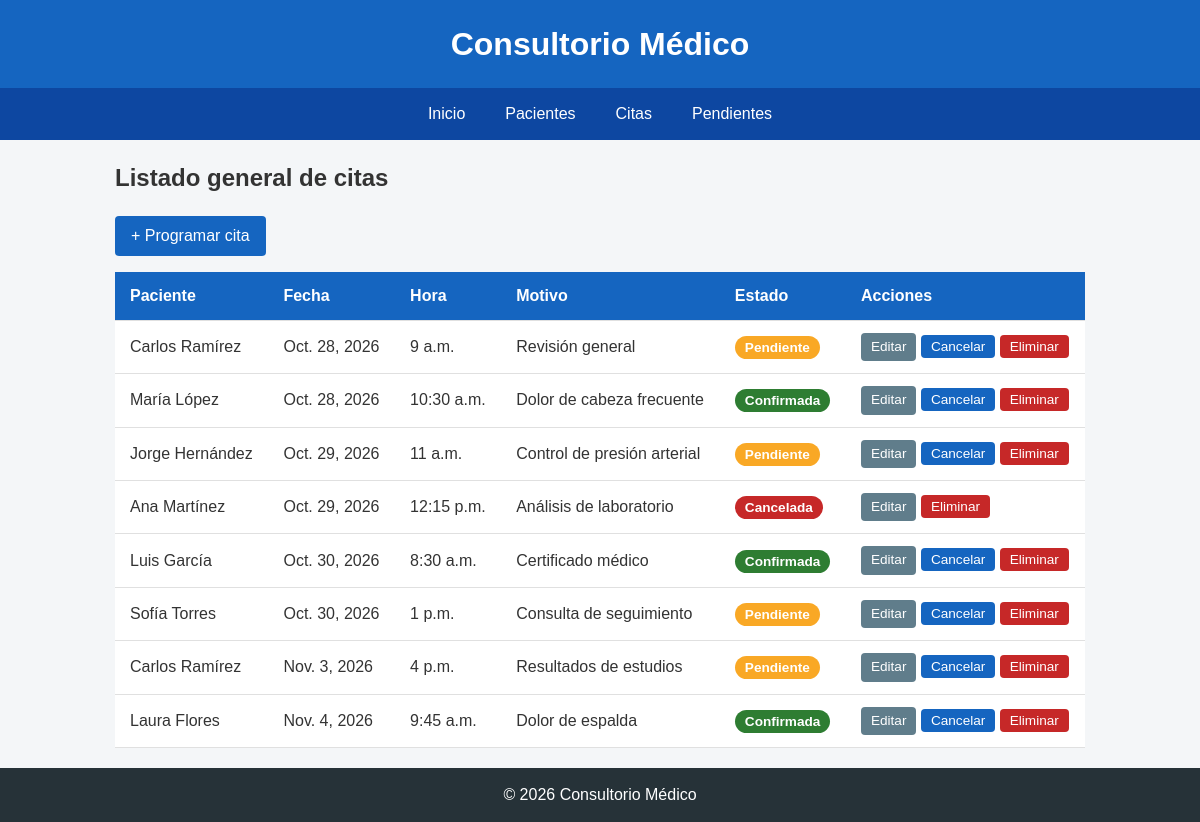
The page /citas/ on the database as committed earlier.
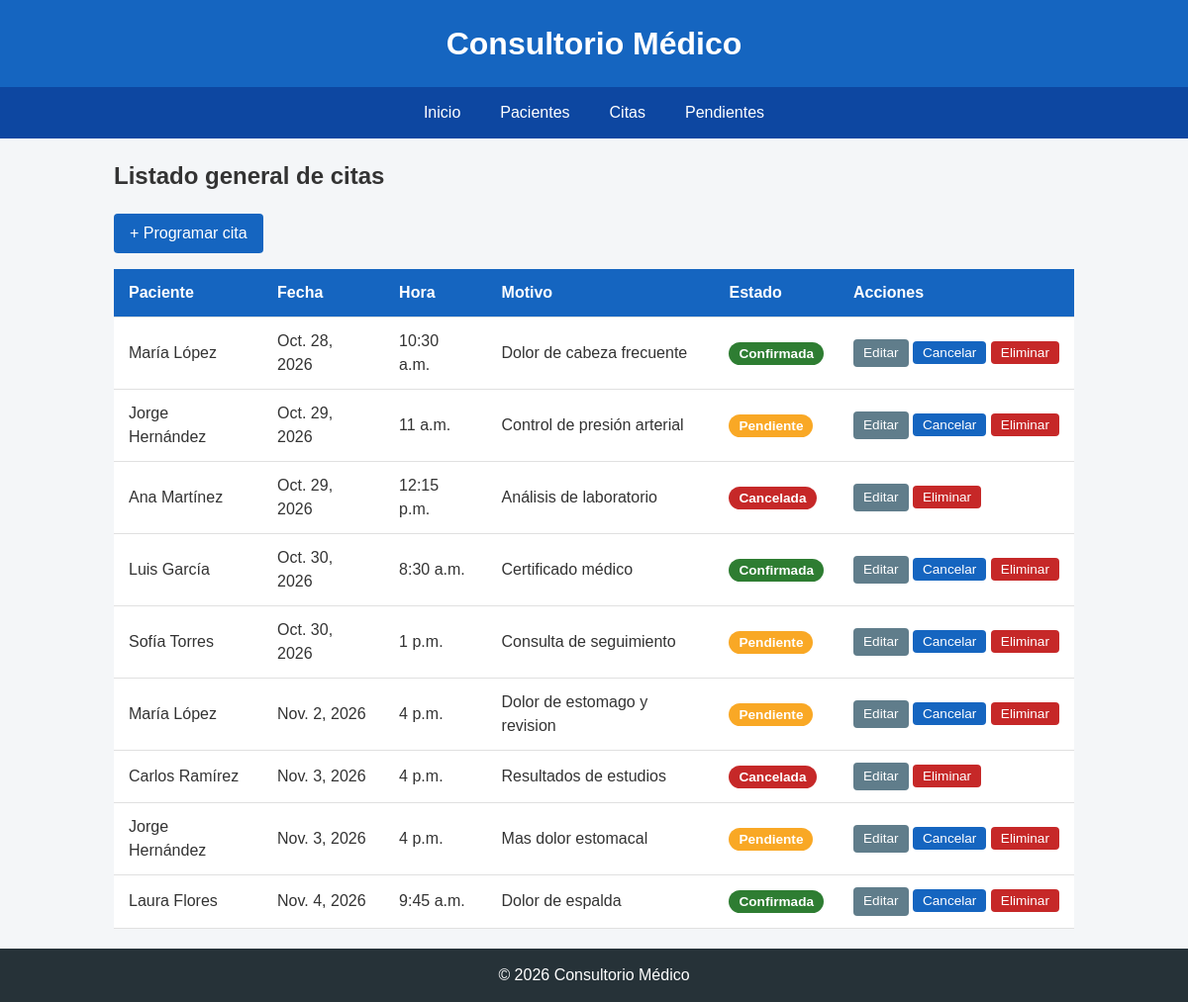
The same page on the database as committed later.
### citas/models.py (models this page shows, shortened)
class Cita(models.Model):
    ESTADOS = [
        ('Pendiente', 'Pendiente'),
        ('Confirmada', 'Confirmada'),
        ('Cancelada', 'Cancelada'),
    ]
    paciente = models.ForeignKey(Paciente, on_delete=models.CASCADE)
    fecha = models.DateField()
    hora = models.TimeField()
    motivo = models.CharField(max_length=200)
    estado = models.CharField(max_length=20, choices=ESTADOS, default='Pendiente')

class Paciente(models.Model):
    nombre = models.CharField(max_length=100)
    apellido = models.CharField(max_length=100)
    edad = models.IntegerField()
    telefono = models.CharField(max_length=20)
    correo = models.EmailField()
    def __str__(self):
        return f"{self.nombre} {self.apellido}"

### citas/views.py (the view)
# urls.py: path('citas/', views.lista_citas, name='lista_citas'),
def lista_citas(request):
    citas = Cita.objects.select_related('paciente').order_by('fecha', 'hora')
    return render(request, 'citas/lista_citas.html', {'citas': citas})

### citas/templates/citas/lista_citas.html (shortened to what this page needs)
{% extends 'citas/base.html' %}
{% block contenido %}
    <h2>Listado general de citas</h2>
    <p><a href="{% url 'nueva_cita' %}" class="boton">+ Programar cita</a></p>
    <div class="tabla-contenedor">
        <table>
            <thead>
                <tr>
                    <th>Paciente</th>
                    <th>Fecha</th>
                    <th>Hora</th>
                    <th>Motivo</th>
                    <th>Estado</th>
                    <th>Acciones</th>
                </tr>
            </thead>
            <tbody>
                {% for cita in citas %}
                <tr>
                    <td>{{ cita.paciente }}</td>
                    <td>{{ cita.fecha }}</td>
                    <td>{{ cita.hora }}</td>
                    <td>{{ cita.motivo }}</td>
                    <td><span class="estado {{ cita.estado|lower }}">{{ cita.estado }}</span></td>
                    <td class="acciones">
                        <a href="{% url 'editar_cita' cita.id %}" class="boton secundario">Editar</a>
                        {% if cita.estado != 'Cancelada' %}
                        <form method="post" action="{% url 'cancelar_cita' cita.id %}">
                            <button type="submit" class="boton">Cancelar</button>
                        </form>
                        {% endif %}
                        <form method="post" action="{% url 'eliminar_cita' cita.id %}"
                              onsubmit="return confirm('¿Eliminar esta cita definitivamente?');">
                            <button type="submit" class="boton peligro">Eliminar</button>
                        </form>
                    </td>
                </tr>
                {% empty %}
                <tr>
                    <td colspan="6">No hay citas registradas.</td>
                </tr>
                {% endfor %}
            </tbody>
        </table>
    </div>
{% endblock %}

### citas/templates/citas/base.html (shortened to what this page needs)
{% load static %}
<!DOCTYPE html>
<html lang="es">
<head>
    <link rel="stylesheet" href="{% static 'citas/estilos.css' %}">
</head>
<body>
    <header>
        <h1>Consultorio Médico</h1>
    </header>
    <nav>
        <a href="{% url 'inicio' %}">Inicio</a>
        <a href="{% url 'lista_pacientes' %}">Pacientes</a>
        <a href="{% url 'lista_citas' %}">Citas</a>
        <a href="{% url 'citas_pendientes' %}">Pendientes</a>
    </nav>
    <main>
        {% block contenido %}{% endblock %}
    </main>
    <footer>
        <p>&copy; 2026 Consultorio Médico</p>
    </footer>
</body>
</html>

### citas/static/citas/estilos.css (style rules this page uses)
* { box-sizing: border-box; }
body { margin: 0; font-family: Arial, sans-serif; background-color: #f4f6f8; color: #333; line-height: 1.5; }
header { background-color: #1565c0; color: white; padding: 20px; text-align: center; }
header h1 { margin: 0; }
nav { background-color: #0d47a1; display: flex; justify-content: center; flex-wrap: wrap; }
nav a { color: white; text-decoration: none; padding: 14px 20px; }
main { max-width: 1000px; margin: 20px auto; padding: 0 15px; min-height: 60vh; }
main a { color: #1565c0; }
.tabla-contenedor { overflow-x: auto; }
table { width: 100%; border-collapse: collapse; background-color: white; box-shadow: 0 1px 4px rgba(0, 0, 0, 0.15); }
th, td { padding: 12px 15px; text-align: left; border-bottom: 1px solid #e0e0e0; }
th { background-color: #1565c0; color: white; }
.estado { padding: 4px 10px; border-radius: 12px; font-size: 0.85em; font-weight: bold; color: white; }
.estado.pendiente { background-color: #f9a825; }
.estado.confirmada { background-color: #2e7d32; }
.estado.cancelada { background-color: #c62828; }
footer { background-color: #263238; color: white; text-align: center; padding: 15px; }
footer p { margin: 0; }
.boton { display: inline-block; background-color: #1565c0; color: white !important; padding: 8px 16px; border: none; border-radius: 4px; text-decoration: none; cursor: pointer; font-size: 1em; }
.boton.secundario { background-color: #607d8b; }
.boton.peligro { background-color: #c62828; }
.acciones { white-space: nowrap; }
.acciones form { display: inline; }
.acciones .boton { padding: 4px 10px; font-size: 0.85em; }

Rows that differ between the two databases and show on the page:
removed Cita: paciente "Carlos Ramírez", fecha "Oct. 28, 2026", hora "9 a.m.", motivo "Revisión general", estado "Pendiente", shows "Cancelar"
added Cita: paciente "María López", fecha "Nov. 2, 2026", hora "4 p.m.", motivo "Dolor de estomago y revision", estado "Pendiente", shows "Cancelar"
changed Cita "Resultados de estudios": estado "Pendiente" → "Cancelada"; no longer shows "Cancelar"
added Cita: paciente "Jorge Hernández", fecha "Nov. 3, 2026", hora "4 p.m.", motivo "Mas dolor estomacal", estado "Pendiente", shows "Cancelar"
